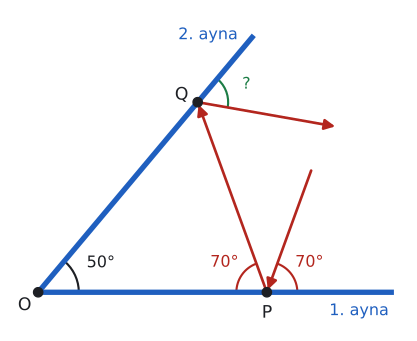

The script that drew this image:
import sys; sys.path.insert(0, "tools")
from cizim import *

# İki ayna O'da 50° açıyla birleşir. Işın 1. aynaya 70° açıyla gelir ve 70° açıyla yansır,
# 2. aynaya çarpar (OPQ üçgeninde Q açısı 60°) ve aynı açıyla yansır.
def yon(d): return np.array([np.cos(np.radians(d)), np.sin(np.radians(d))])
def kesis(p, u, q, v):
    s = np.linalg.solve(np.array([u, -v]).T, q - p); return p + s[0] * u
O = np.array([0.0, 0.0]); P = np.array([4.5, 0.0])
m2 = yon(50)
Q = kesis(P, yon(110), O, m2)
print("Q açısı", np.degrees(np.arccos(np.dot(O - Q, P - Q) / np.linalg.norm(O - Q) / np.linalg.norm(P - Q))))
gel = P + 2.6 * yon(70)                    # gelen ışının başlangıcı
# Q'dan çıkan ışın: 2. aynayla (O'dan uzak yönde) 60°
cik_yon = yon(2 * 50 - 110)               # yansıma: ayna doğrultusu 50°, gelen 110° → çıkan −10°
cik = Q + 2.8 * cik_yon

fig, ax = sekil(6, 4.4)
ax.set_aspect("equal"); ax.axis("off")
for u, L in ((yon(0), 7.0), (m2, 6.6)):
    ax.plot(*zip(O, O + L * u), color=MAVI, lw=4, solid_capstyle="butt")
ax.text(*(O + 6.9 * yon(0) + np.array([0, -0.45])), "1. ayna", color=MAVI, fontsize=12, ha="right")
ax.text(*(O + 6.5 * m2 + np.array([-0.25, 0])), "2. ayna", color=MAVI, fontsize=12, ha="right")
ok = dict(arrowstyle="-|>", color=KIRMIZI, lw=2, mutation_scale=16)
ax.annotate("", xy=P, xytext=gel, arrowprops=ok)
ax.annotate("", xy=Q, xytext=P, arrowprops=ok)
ax.annotate("", xy=cik, xytext=Q, arrowprops=ok)
nokta(ax, *O, "O", dx=-0.4, dy=-0.35); nokta(ax, *P, "P", dx=-0.1, dy=-0.5); nokta(ax, *Q, "Q", dx=-0.45, dy=0.05)
aci(ax, O, P, Q, r=0.8, ad="50°", renk=YAZI)
aci(ax, P, O + np.array([7, 0]), gel, r=0.6, ad="70°", renk=KIRMIZI)
aci(ax, P, Q, O, r=0.6, ad="70°", renk=KIRMIZI)
aci(ax, Q, Q + m2, cik, r=0.6, ad="?", renk=YESIL)
ax.set_xlim(-0.6, 7.3); ax.set_ylim(-0.8, 5.6)
kaydet(fig, __file__)
